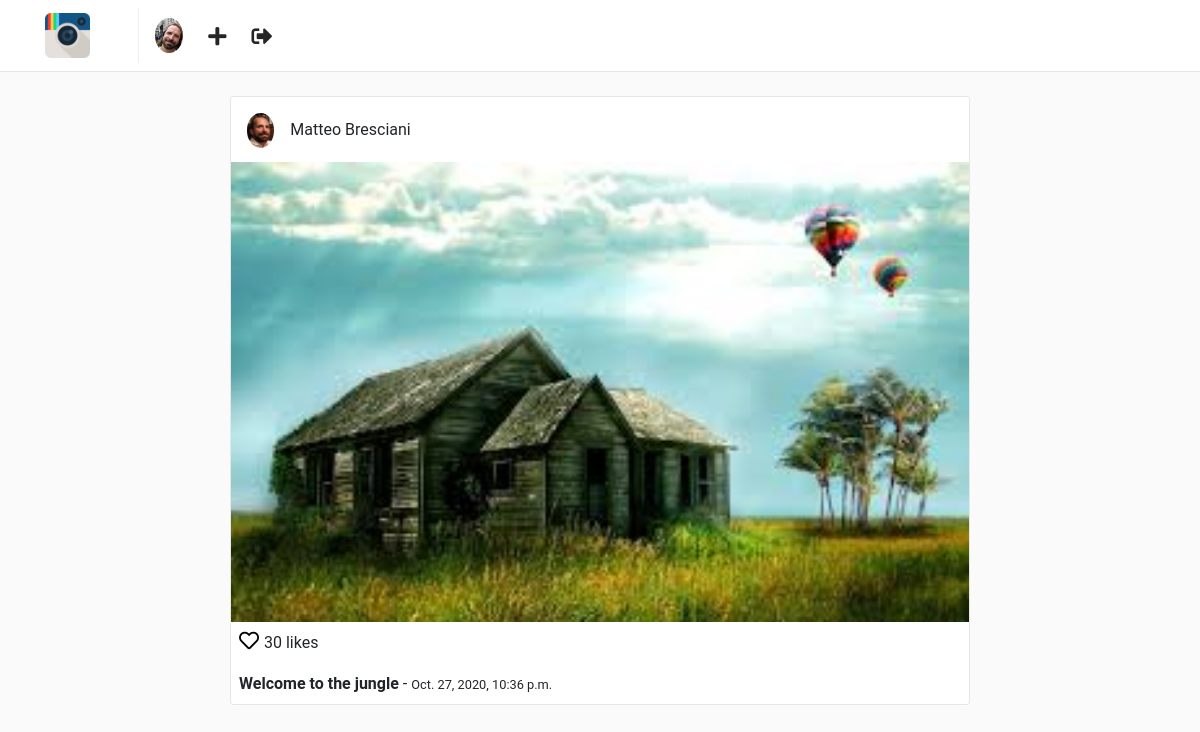
The app's page /posts/1/ (signed in) with its own data.
### users/models.py (models this page shows, shortened)
class Profile(models.Model):
  user = models.OneToOneField(User, on_delete=models.CASCADE)
  website = models.URLField(max_length=200, blank=True)
  biography = models.TextField(blank=True)
  phone_number = models.CharField(max_length=20, blank=True)
  picture = models.ImageField(upload_to='users/pictures', blank=True, null=True)
  created = models.DateTimeField(auto_now_add=True)
  modified = models.DateTimeField(auto_now=True)

### posts/models.py (models this page shows, shortened)
class Posts(models.Model):
  user = models.ForeignKey(User, on_delete=models.CASCADE)
  profile = models.ForeignKey('users.Profile', on_delete = models.CASCADE)
  title = models.CharField(max_length = 255)
  photo = models.ImageField(upload_to= 'posts/photos')
  created = models.DateTimeField(auto_now_add=True)
  modified = models.DateTimeField(auto_now=True)
  verbose_name ='posts'
  verbose_name_plural = 'posts'

### posts/views.py (the view)
class PostDetailView(LoginRequiredMixin, DetailView):
    template_name = 'posts/detail.html'
    queryset = Posts.objects.all()
    context_object_name = 'post'

### templates/posts/detail.html (shortened to what this page needs)
{% extends "base.html" %}
{% block container %}
    <div class="container">
        <div class="row">
            {% include "posts/post_card.html" %}
        </div>
    </div>
{% endblock %}

### templates/nav.html
{% load static %}
<nav class="navbar navbar-expand-lg fixed-top" id="main-navbar">
    <div class="container">
        <a class="navbar-brand pr-5" style="border-right: 1px solid #efefef;" href='{% url "posts:feed" %}'>
            <img src="{% static 'img/instagram.png' %}" height="45" class="d-inline-block align-top"/>
        </a>
        <div class="collapse navbar-collapse">
            <ul class="nav bar-nav mr-auto">
                <li class="nav-item">
                    <a href="{% url 'users:detail' request.user.username %}">
                        {% if request.user.profile.picture %}
                            <img src="{{ request.user.profile.picture.url }}"height="35" class="d-inline-block align-top rounded-circle"/>
                        {% else %}
                            <img src="{% static 'img/default-profile.png' %}"height="35" class="d-inline-block align-top rounded-circle"/>
                        {% endif %}
                    </a>
                </li>
                <li class="nav-item nav-icon">
                    <a href="{% url 'posts:create' %}">
                        <i class="fas fa-plus"></i>
                    </a>
                </li>
                <li class="nav-item nav-icon">
                    <a href="{% url 'users:logout' %}">
                        <i class="fas fa-sign-out-alt"></i>
                    </a>
                </li>
            </ul>
        </div>
    </div>
</nav>

### templates/posts/post_card.html
<div class="col-sm-12 col-md-8 offset-md-2 mt-5 p-0 post-container">
    <div class="media pt-3 pl-3 pb-1">
        <a href="{% url "users:detail" post.user.username %}">
            <img class="mr-3 rounded-circle" height="35" src="{{ post.profile.picture.url }}" alt="{{ post.user.get_full_name }}">
        </a>
        <div class="media-body">
            <p style="margin-top: 5px;">{{ post.user.get_full_name  }}</p>
        </div>
    </div>
    <img style="width: 100%;" src="{{ post.photo.url }}" alt="{{ post.title }}">
    <p class="mt-1 ml-2" >
        <a href="" style="color: #000; font-size: 20px;">
            <i class="far fa-heart"></i>
        </a> 30 likes
    </p>
    <p class="ml-2 mt-0 mb-2">
        <b>{{ post.title }}</b> - <small>{{ post.created }}</small>
    </p>
</div>

### static/css/main.css (style rules this page uses)
html, body { background: #fafafa; height: 100%; width: 100%; font-family: 'Roboto', sans-serif; }
#main-navbar { background: #fff; border-bottom: 1px solid rgba(0,0,0,.0975); }
.post-container { background: #fff; border: 1px solid #e6e6e6; border-radius: 3px; }
.nav-icon a { color: #262626; font-size: 1.3em; display: block; margin-top: .2em; margin-left: 1.2em; font-weight: 100; }

### records on screen
Posts: profile.picture (picture), user.get_full_name "Matteo Bresciani", photo (picture), title "Welcome to the jungle", created "Oct. 27, 2020, 10:36 p.m."
